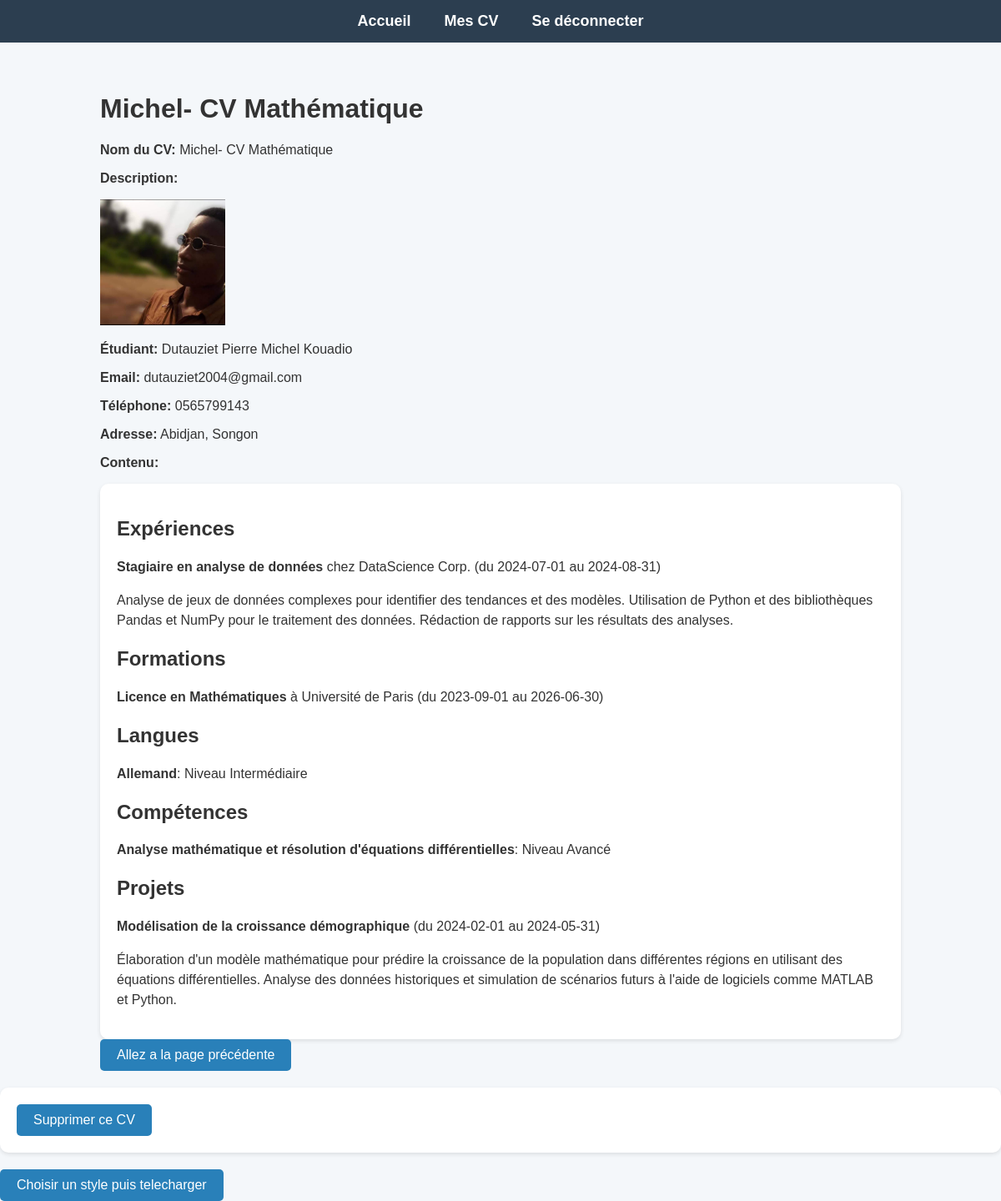
/voir_cv/4/ (signed in), run on the app's committed database.
### MON_CV/models.py (models this page shows, shortened)
class CV(models.Model):
    nom = models.CharField(max_length=255)  # Nom du CV
    etudiant = models.ForeignKey('Etudiant', on_delete=models.CASCADE)  # Lien avec l'étudiant
    date_creation = models.DateTimeField(auto_now_add=True)  # Date d'enregistrement
    contenu = models.JSONField()  # Contenu du CV (expériences, formations, etc.)

class Etudiant(models.Model):
    user = models.OneToOneField(User, on_delete=models.CASCADE)  # Relation avec l'utilisateur Django
    nom = models.CharField(max_length=100)
    prenom = models.CharField(max_length=100)
    email = models.EmailField(unique=True)  # Unicité pour éviter les doublons
    tel = models.CharField(max_length=15)
    adresse = models.TextField()
    photo = models.ImageField(upload_to='photos/', default='photos/default.jpg')

### MON_CV/views.py (the view)
# urls.py: path('voir_cv/<int:cv_id>/', views.voir_cv, name='voir_cv'),
@login_required
def voir_cv(request, cv_id):
    cv = get_object_or_404(CV, id=cv_id, etudiant__user=request.user)
    return render(request, 'voir_cv.html', {'cv': cv})

### templates/voir_cv.html (shortened to what this page needs)
<!DOCTYPE html>
<html lang="fr">
<head>
</head>
<body>
    <header>
        <nav>
            <ul>
                <li><a href="{% url 'home' %}">Accueil</a></li>
                {% if user.is_authenticated %}
                    <li><a href="{% url 'mes_cvs' %}">Mes CV</a></li>
                {% else %}
                    <li><a href="{% url 'login' %}">Se connecter</a></li>
                {% endif %}
                <li><a href="{% url 'logout' %}">Se déconnecter</a></li>
            </ul>
        </nav>
    </header>
    <main>
           <div class="container">
    <h1>{{ cv.nom }}</h1>
    <p><strong>Nom du CV:</strong> {{ cv.nom }}</p>
    <p><strong>Description:</strong> {{ cv.description }}</p>
    <div class="photo-etudiant">
        <img src="{{ cv.etudiant.photo.url }}" alt="{{ cv.etudiant.nom }} {{ cv.etudiant.prenom }}" class="img-thumbnail" width="150">
        <p><strong>Étudiant:</strong> {{ cv.etudiant.prenom }} {{ cv.etudiant.nom }}</p>
        <p><strong>Email:</strong> {{ cv.etudiant.email }}</p>
        <p><strong>Téléphone:</strong> {{ cv.etudiant.tel }}</p>
        <p><strong>Adresse:</strong> {{ cv.etudiant.adresse }}</p>
    </div>
    <p><strong>Contenu:</strong></p>
    <div class="cv-details">
        <h2>Expériences</h2>
        {% for experience in cv.contenu.experiences %}
            <p><strong>{{ experience.poste }}</strong> chez {{ experience.entreprise }} (du {{ experience.date_debut }} au {% if experience.date_fin %}{{ experience.date_fin }}{% else %}en cours{% endif %})</p>
            <p>{{ experience.description }}</p>
        {% endfor %}
        <h2>Formations</h2>
        {% for formation in cv.contenu.formations %}
            <p><strong>{{ formation.diplome }}</strong> à {{ formation.etablissement }} (du {{ formation.date_debut }} au {% if formation.date_fin %}{{ formation.date_fin }}{% else %}en cours{% endif %})</p>
        {% endfor %}
        <h2>Langues</h2>
        {% for langue in cv.contenu.langues %}
            <p><strong>{{ langue.libelle }}</strong>: Niveau {{ langue.niveau }}</p>
        {% endfor %}
        <h2>Compétences</h2>
        {% for competence in cv.contenu.competences %}
            <p><strong>{{ competence.libelle }}</strong>: Niveau {{ competence.niveau }}</p>
        {% endfor %}
        <h2>Projets</h2>
        {% for projet in cv.contenu.projets %}
            <p><strong>{{ projet.titre }}</strong> (du {{ projet.date_debut }} au {% if projet.date_fin %}{{ projet.date_fin }}{% else %}en cours{% endif %})</p>
            <p>{{ projet.description }}</p>
        {% endfor %}
    </div>
    <a href="{% url 'mes_cvs' %}" class="btn btn-secondary">Allez a la page précédente</a>
</div>
    <form method="POST" action="{% url 'supprimer_cv' cv.id %}">
  <button type="submit" class="btn btn-danger">Supprimer ce CV</button>
</form>
    <a href="{% url 'choisir_style_cv' cv.id %}" class="btn btn-primary">Choisir un style puis telecharger</a>
    </main>
</body>
</html>

### templates/voir_cv.html (style rules this page uses)
body { font-family: 'Arial', sans-serif; margin: 0; padding: 0; background-color: #f4f7fa; color: #333; }
.container { width: 80%; margin: 0 auto; padding: 20px; }
header { background-color: #2c3e50; color: #fff; padding: 15px 0; }
header nav ul { display: flex; justify-content: center; list-style: none; margin: 0; padding: 0; }
header nav ul li { margin: 0 20px; }
header nav ul li a { text-decoration: none; color: #fff; font-weight: bold; font-size: 18px; }
main { margin-top: 20px; }
button, a.btn { background-color: #2980b9; color: #fff; padding: 10px 20px; border: none; border-radius: 5px; text-decoration: none; display: inline-block; cursor: pointer; font-size: 16px; }
form { background-color: #fff; padding: 20px; border-radius: 10px; box-shadow: 0 2px 5px rgba(0, 0, 0, 0.1); margin-bottom: 20px; }
.cv-details { background-color: #fff; padding: 20px; border-radius: 10px; box-shadow: 0 2px 5px rgba(0, 0, 0, 0.1); }
.cv-details p { font-size: 16px; line-height: 1.5; margin-bottom: 15px; }

### data on the page
CV: nom "Michel- CV Mathématique", etudiant.photo (picture), etudiant.prenom "Dutauziet Pierre Michel", etudiant.nom "Kouadio", etudiant.email "dutauziet2004@gmail.com", etudiant.tel "0565799143", etudiant.adresse "Abidjan, Songon"

### other printed values
{{ experience.poste }} "Stagiaire en analyse de données"
{{ experience.entreprise }} "DataScience Corp."
{{ experience.date_debut }} "2024-07-01"
{{ experience.date_fin }} "2024-08-31"
{{ langue.libelle }} "Allemand"
{{ langue.niveau }} "Intermédiaire"
{{ competence.libelle }} "Analyse mathématique et résolution d'équations différentielles"
{{ competence.niveau }} "Avancé"
{{ projet.titre }} "Modélisation de la croissance démographique"
{{ projet.date_debut }} "2024-02-01"
{{ projet.date_fin }} "2024-05-31"
